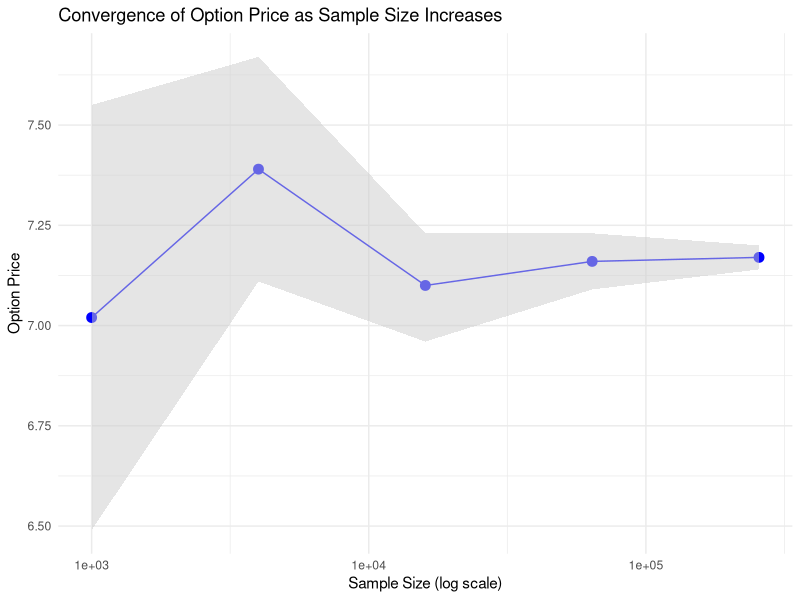
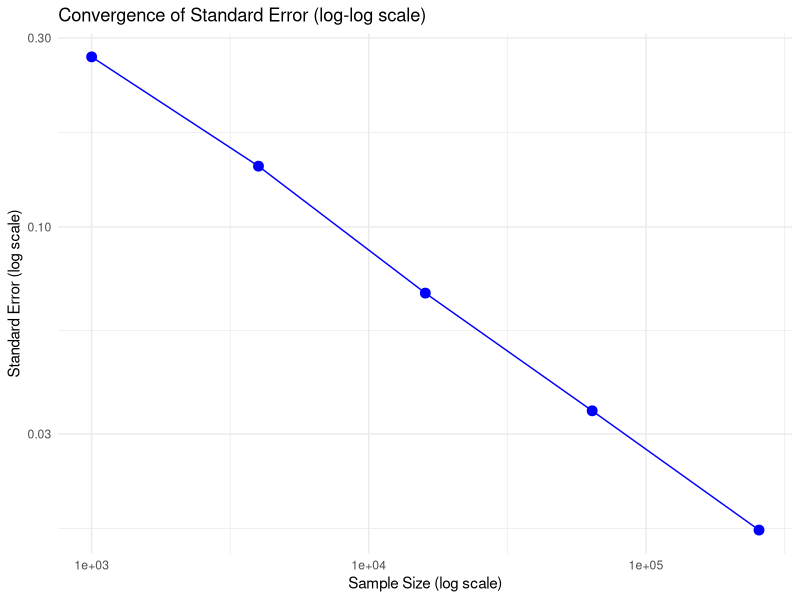
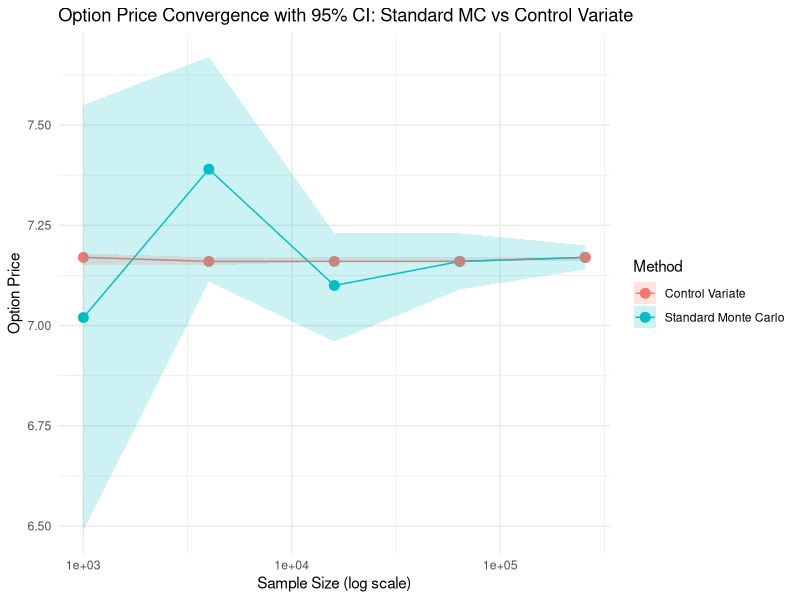
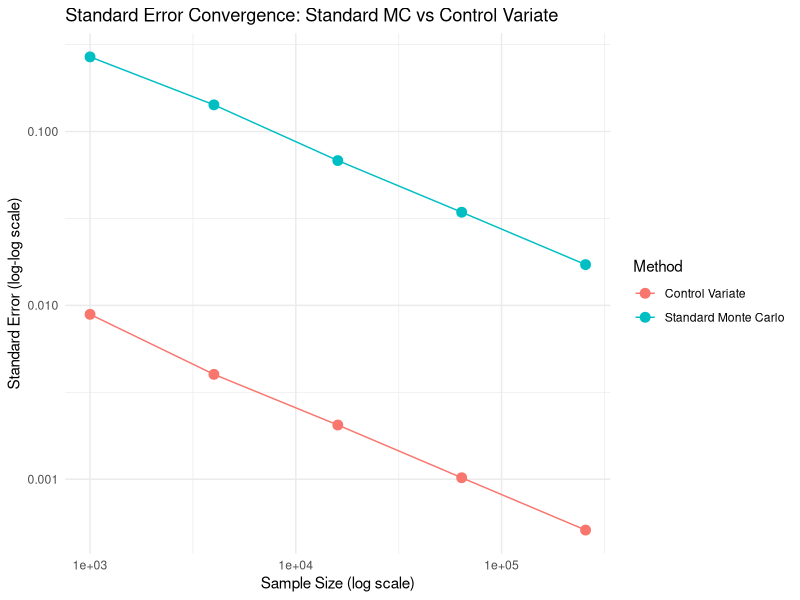
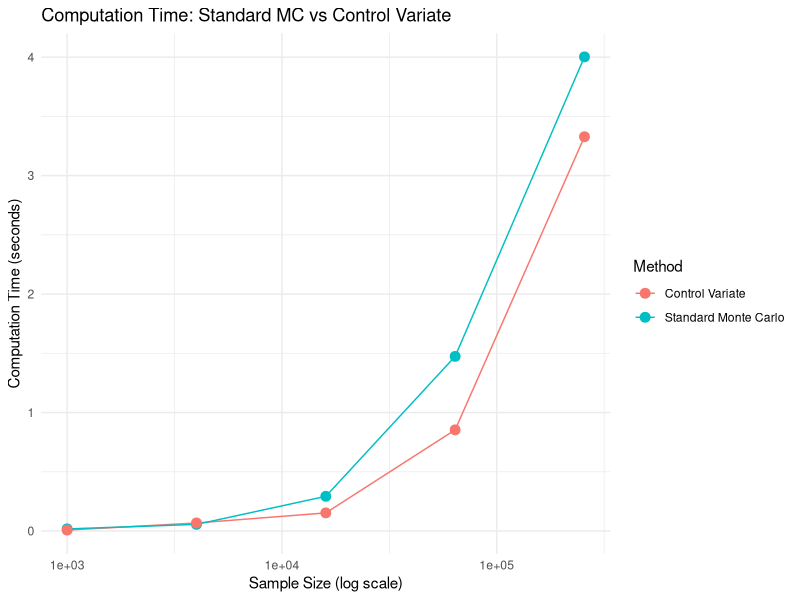

Reproduce these figures in R, in order.
## ---- chunk 1
price_asian_call_MC <- function(S0, K, T, r, q, sigma, m, N) {
  start_time <- proc.time()
  delta_t <- T / m
  sqrt_delta_t <- sqrt(delta_t)
  
  # Generate N x m standard normal random variables
  Z <- matrix(rnorm(N * m), nrow = N, ncol = m)
  
  # Simulate log prices and then transform to prices
  drift <- (r - q - 0.5 * sigma^2) * delta_t
  diffusion <- sigma * sqrt_delta_t * Z
  W <- t(apply(diffusion, 1, cumsum))
  log_S <- log(S0) + outer(rep(1, N), drift * (1:m)) + W
  S <- exp(log_S)
  
  # Calculate arithmetic average and payoffs
  S_bar <- rowMeans(S)
  payoffs <- pmax(S_bar - K, 0)
  discounted_payoffs <- exp(-r * T) * payoffs
  
  # Estimate option price
  option_price <- mean(discounted_payoffs)
  std_error <- sd(discounted_payoffs) / sqrt(N)
  
  # Calculate 95% confidence interval
  CI_lower <- option_price - 1.96 * std_error
  CI_upper <- option_price + 1.96 * std_error

  end_time <- proc.time()
  comp_time <- (end_time - start_time)[["elapsed"]]
  
  return(list(
    N = N,
    Option_Price = round(option_price, 2),
    Standard_Error = round(std_error, 5),
    Confidence_Interval = c(round(CI_lower, 2), round(CI_upper, 2)),
    Computation_Time_sec = round(comp_time, 4)
  ))
}
## ---- chunk 2
# Set parameters
S0 <- 100      # Initial asset price
K <- 100       # Strike price
T <- 1         # Time to maturity (in years)
r <- 0.10      # Risk-free rate
q <- 0         # Dividend yield
sigma <- 0.20  # Volatility
m <- 50        # Number of monitoring points

sample_sizes <- c(1000, 4000, 16000, 64000, 256000)

# Initialize a data frame to store results
standard_mc_results <- data.frame(
  Sample_Size = numeric(),
  Option_Price = numeric(),
  Standard_Error = numeric(),
  CI_Lower = numeric(),
  CI_Upper = numeric(),
  Computation_Time_sec = numeric(),
  stringsAsFactors = FALSE
)

# Set the seed once before the loop
set.seed(123)

# Loop through different sample sizes
for (N in sample_sizes) {
  result <- price_asian_call_MC(S0, K, T, r, q, sigma, m, N)
  standard_mc_results <- rbind(standard_mc_results, data.frame(
    Sample_Size = N,
    Option_Price = result$Option_Price,
    Standard_Error = result$Standard_Error,
    CI_Lower = result$Confidence_Interval[1],
    CI_Upper = result$Confidence_Interval[2],
    Computation_Time_sec = result$Computation_Time_sec
  ))
}

suppressWarnings(suppressPackageStartupMessages({
  library(ggplot2)
  library(knitr)
  library(dplyr)
}))
# Display results in a table
kable(standard_mc_results, caption = "Monte Carlo Simulation Results")

## ---- chunk 3

# Plot the convergence of Option Price
ggplot(standard_mc_results, aes(x = Sample_Size, y = Option_Price)) +
  geom_line(color = "blue") +
  geom_point(size = 3, color = "blue") +
  geom_ribbon(aes(ymin = CI_Lower, ymax = CI_Upper), fill = "grey80", alpha = 0.5) +
  scale_x_log10() +
  labs(
    title = "Convergence of Option Price as Sample Size Increases",
    x = "Sample Size (log scale)",
    y = "Option Price"
  ) +
  theme_minimal()
## ---- chunk 4

# Plot the convergence of Standard Error on log-log scale
ggplot(standard_mc_results, aes(x = Sample_Size, y = Standard_Error)) +
  geom_line(color = "blue") +
  geom_point(size = 3, color = "blue") +
  scale_x_log10() +
  scale_y_log10() +
  labs(
    title = "Convergence of Standard Error (log-log scale)",
    x = "Sample Size (log scale)",
    y = "Standard Error (log scale)"
  ) +
  theme_minimal()

## ---- chunk 5
# function to calculate the analytical price of Geometric Asian Call Option
price_geometric_asian_call <- function(S0, K, T, r, q, sigma, m){
  delta_t <- T/m
  sigma_sq <- sigma^2 
  sigma_z_sq <- (sigma_sq) * (m + 1) * (2 * m + 1) / (6 * m^2) 
  drift <-(r - q - 0.5*sigma_sq) * (m + 1) / (2 * m) + 0.5 * sigma_z_sq
  sigma_z <- sqrt(sigma_z_sq)
  d1 <- (log(S0/K) + (drift + 0.5 * sigma_z_sq) * T) / (sigma_z * sqrt(T))
  d2 <- (log(S0/K) + (drift - 0.5 * sigma_z_sq) * T) / (sigma_z * sqrt(T))
  geo_asian_price <- exp(-r*T) * (S0* exp(drift * T) * pnorm(d1) - K * pnorm(d2))
  return(geo_asian_price)
}

## ---- chunk 6
# function to price asian call option using geometric asian call price as a control variate
price_asian_call_MC_control_variate <- function(S0, K, T, r, q, sigma, m, N) {
  start_time <- proc.time()

  delta_t <- T / m
  sqrt_delta_t <- sqrt(delta_t)
  
  Z <- matrix(rnorm(N * m), nrow = N, ncol = m)
  
  drift <- (r - q - 0.5 * sigma^2) * delta_t
  diffusion <- sigma * sqrt_delta_t * Z
  W <- t(apply(diffusion, 1, cumsum))
  log_S <- log(S0) + outer(rep(1, N), (r - q - 0.5 * sigma^2) * (delta_t * (1:m))) + W 
  S <- exp(log_S)
  
  S_bar_arith <- rowMeans(S)
  S_bar_geo <- exp(rowMeans(log(S)))
  
  payoffs_arith <- pmax(S_bar_arith - K, 0)
  
  # Calculate payoffs for geometric Asian call
  payoffs_geo <- pmax(S_bar_geo - K, 0)
  
  # Discount payoffs to present value
  discounted_payoffs_arith <- exp(-r * T) * payoffs_arith
  discounted_payoffs_geo <- exp(-r * T) * payoffs_geo
  
  # Calculate analytical price of Geometric Asian Call
  geo_asian_price <- price_geometric_asian_call(S0, K, T, r, q, sigma, m)
  
  # Calculate covariance and variance for Control Variate
  cov_xy <- cov(discounted_payoffs_arith, discounted_payoffs_geo)
  var_y <- var(discounted_payoffs_geo)
  
  # Optimal coefficient
  theta <- cov_xy / var_y
  
  # Calculate Control Variate estimator
  control_variate_estimator <- discounted_payoffs_arith - theta * (discounted_payoffs_geo - geo_asian_price)
  
  # Calculate option price using Control Variate
  option_price_cv <- mean(control_variate_estimator)

  std_error_cv <- sd(control_variate_estimator) / sqrt(N)
  
  CI_lower_cv <- option_price_cv - 1.96 * std_error_cv
  CI_upper_cv <- option_price_cv + 1.96 * std_error_cv
  
  end_time <- proc.time()
  comp_time <- (end_time - start_time)[["elapsed"]]
  
  return(list(
    N = N,
    Option_Price = round(option_price_cv, 2),
    Standard_Error = round(std_error_cv, 5),
    Confidence_Interval = c(round(CI_lower_cv, 2), round(CI_upper_cv, 2)),
    Computation_Time_sec = round(comp_time, 4)
  ))
}
## ---- chunk 7
# Set parameters
S0 <- 100      # Initial asset price
K <- 100       # Strike price
T <- 1         # Time to maturity (in years)
r <- 0.10      # Risk-free rate
q <- 0         # Dividend yield
sigma <- 0.20  # Volatility
m <- 50        # Number of monitoring points

sample_sizes <- c(1000, 4000, 16000, 64000, 256000)
# Initialize the results data frame
results_cv <- data.frame(
  Sample_Size = numeric(),
  Option_Price = numeric(),
  Standard_Error = numeric(),
  CI_Lower = numeric(),
  CI_Upper = numeric(),
  Computation_Time_sec = numeric(),
  stringsAsFactors = FALSE
)
# Remove or comment out the next line to prevent printing the empty data frame
# results_cv

for (N in sample_sizes) {
  # Monte Carlo with Control Variate
  res_cv <- price_asian_call_MC_control_variate(S0, K, T, r, q, sigma, m, N)
  results_cv <- rbind(results_cv, data.frame(
    Sample_Size = N,
    Option_Price = res_cv$Option_Price,
    Standard_Error = res_cv$Standard_Error,
    CI_Lower = res_cv$Confidence_Interval[1],
    CI_Upper = res_cv$Confidence_Interval[2],
    Computation_Time_sec = res_cv$Computation_Time_sec
  ))
}

# Display the final results using kable
kable(results_cv, caption = "Monte Carlo with Control Variate Simulation Results")


## ---- chunk 8
# Combine data if not already done
standard_mc_results$Method <- "Standard Monte Carlo"
results_cv$Method <- "Control Variate"
comparison_results <- rbind(standard_mc_results, results_cv)

# Plot Option Price Convergence with 95% CI
ggplot(comparison_results, aes(x = Sample_Size, y = Option_Price, color = Method, group = Method)) +
  geom_line() +
  geom_point(size = 3) +
  geom_ribbon(
    aes(ymin = CI_Lower, ymax = CI_Upper, fill = Method),
    alpha = 0.2,
    color = NA
  ) +
  scale_x_log10() +
  labs(
    title = "Option Price Convergence with 95% CI: Standard MC vs Control Variate",
    x = "Sample Size (log scale)",
    y = "Option Price",
    color = "Method",
    fill = "Method"
  ) +
  theme_minimal()
## ---- chunk 9
# Plot Standard Error Convergence
ggplot(comparison_results, aes(x = Sample_Size, y = Standard_Error, color = Method, group = Method)) +
  geom_line() +
  geom_point(size = 3) +
  scale_x_log10() +
  scale_y_log10() +
  labs(
    title = "Standard Error Convergence: Standard MC vs Control Variate",
    x = "Sample Size (log scale)",
    y = "Standard Error (log-log scale)",
    color = "Method"
  ) +
  theme_minimal()

## ---- chunk 10
# Plot Computation Time Comparison
ggplot(comparison_results, aes(x = Sample_Size, y = Computation_Time_sec, color = Method, group = Method)) +
  geom_line() +
  geom_point(size = 3) +
  scale_x_log10() +
  labs(
    title = "Computation Time: Standard MC vs Control Variate",
    x = "Sample Size (log scale)",
    y = "Computation Time (seconds)",
    color = "Method"
  ) +
  theme_minimal()
